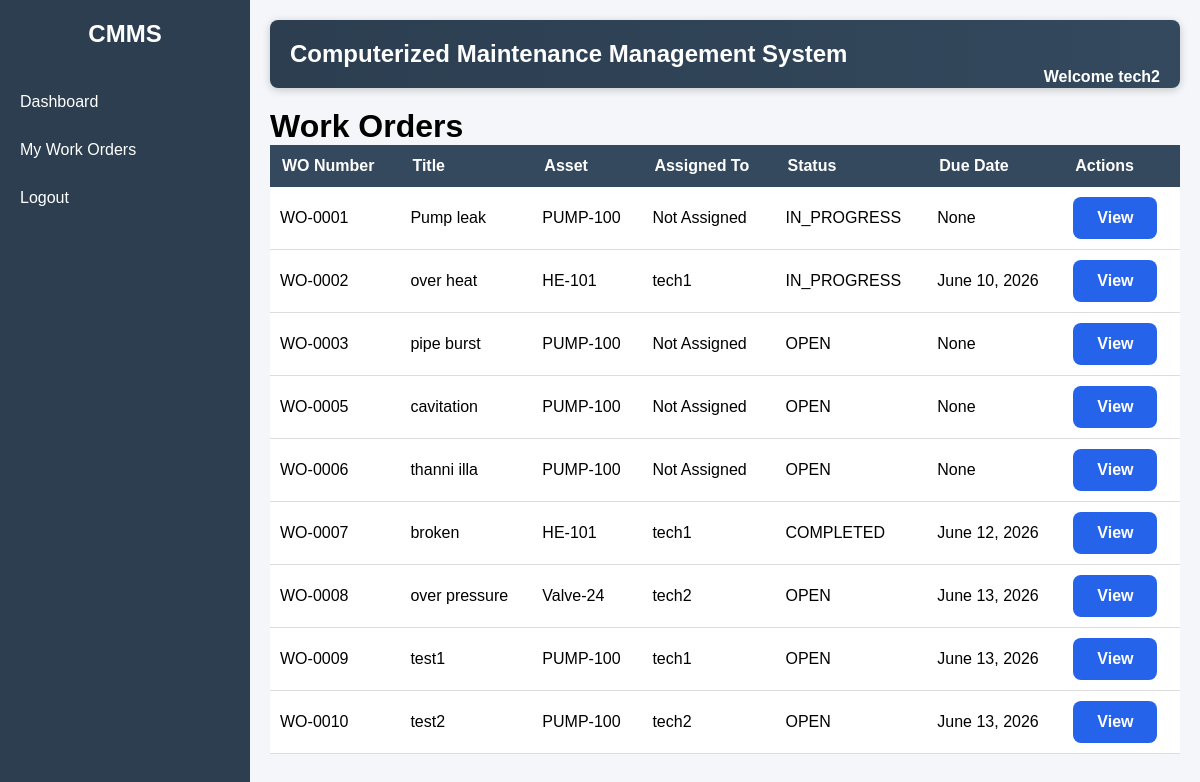
Screenshot of /workorders/ (signed in) with the database file from the repository.
### workorders/models.py (models this page shows, shortened)
class WorkOrder(models.Model):
    STATUS_CHOICES = [
        ('OPEN', 'Open'),
        ('IN_PROGRESS', 'In Progress'),
        ('COMPLETED', 'Completed'),
    ]
    work_order_number = models.CharField(
        max_length=20,
        unique=True,
        blank=True
    )
    title = models.CharField(
        max_length=200
    )
    description = models.TextField()
    asset = models.ForeignKey(
        Asset,
        on_delete=models.CASCADE
    )
    status = models.CharField(
        max_length=20,
        choices=STATUS_CHOICES,
        default='OPEN'
    )
    created_date = models.DateField(
        auto_now_add=True
    )
    updated_date = models.DateTimeField(
        auto_now=True
    )
    assigned_to = models.ForeignKey(
        User,
        on_delete=models.SET_NULL,
        null=True,
        blank=True,
        related_name='assigned_work_orders'
    )
    due_date = models.DateField(
        null=True,
        blank=True
    )

### assets/models.py (models this page shows, shortened)
class Asset(models.Model):
    STATUS_CHOICES = [
        ('ACTIVE', 'Active'),
        ('INACTIVE', 'Inactive'),
        ('UNDER_MAINTENANCE', 'Under Maintenance'),
    ]
    CRITICALITY_CHOICES = [
        ('LOW', 'Low'),
        ('MEDIUM', 'Medium'),
        ('HIGH', 'High'),
    ]
    asset_code = models.CharField(max_length=50, unique=True)
    name = models.CharField(max_length=200)
    installation_date = models.DateField()
    status = models.CharField(
        max_length=20,
        choices=STATUS_CHOICES,
        default='ACTIVE'
    )
    criticality = models.CharField(
        max_length=10,
        choices=CRITICALITY_CHOICES,
        default='MEDIUM'
    )
    created_at = models.DateTimeField(auto_now_add=True)
    updated_at = models.DateTimeField(auto_now=True)

### workorders/views.py (the view)
# urls.py: path('', work_order_list, name='work_order_list'),
@login_required
def work_order_list(request):
    work_orders = get_all_work_orders()
    return render(
        request,
        'workorders/work_order_list.html',
        {
            'work_orders': work_orders,
            'current_page': 'workorders',
        }
    )

### accounts/context_processors.py (called while the page is built)
def user_roles(request):
    if not request.user.is_authenticated:
        return {}
    return {
        'is_admin': is_admin(request.user),
        'is_manager': is_manager(request.user),
        'is_technician': is_technician(request.user),
        'is_admin_or_manager': is_admin_or_manager(request.user),
    }

### accounts/permissions.py (called while the page is built)
def is_admin(user):
    return user.groups.filter(name='Admin').exists()

def is_manager(user):
    return user.groups.filter(name='Manager').exists()

def is_technician(user):
    return user.groups.filter(name='Technician').exists()

def is_admin_or_manager(user):
    return (
        is_admin(user)
        or
        is_manager(user)
    )

### workorders/services.py (called while the page is built)
def get_all_work_orders():
    return WorkOrder.objects.all()

### templates/workorders/work_order_list.html (shortened to what this page needs)
{% extends 'base.html' %}
{% block content %}
<h1>Work Orders</h1>
<table>
    <tr>
        <th>WO Number</th>
        <th>Title</th>
        <th>Asset</th>
        <th>Assigned To</th>
        <th>Status</th>
        <th>Due Date</th>
        <th>Actions</th>
    </tr>
    {% for work_order in work_orders %}
    <tr>
        <td>
            {{ work_order.work_order_number }}
        </td>
        <td>
            {{ work_order.title }}
        </td>
        <td>
            {{ work_order.asset.asset_code }}
        </td>
        <td>
            {% if work_order.assigned_to %}
                {{ work_order.assigned_to.username }}
            {% else %}
                Not Assigned
            {% endif %}
        </td>
        <td>
            {{ work_order.status }}
        </td>
        <td>
            {{ work_order.due_date }}
        </td>
        <td>
            <a href="/workorders/{{ work_order.id }}/"
               class="action-btn">
                View
            </a>
        </td>
    </tr>
    {% empty %}
    <tr>
        <td colspan="7">
            No work orders found.
        </td>
    </tr>
    {% endfor %}
</table>
{% endblock %}

### templates/base.html (shortened to what this page needs)
{% load static %}
<!DOCTYPE html>
<html>
<head>
        <link rel="stylesheet"
          href="{% static 'css/style.css' %}">
</head>
<body>
<div class="layout">
    <div class="sidebar">
        <h2>CMMS</h2>
        <a href="{% url 'dashboard' %}"
        class="{% if current_page == 'dashboard' %}active-link{% endif %}">
            Dashboard
        </a>
        {% if is_technician %}
        <a href="{% url 'my_work_orders' %}"
        class="{% if current_page == 'myworkorders' %}active-link{% endif %}">
            My Work Orders
        </a>
        {% endif %}
        <a href="/logout/">
            Logout
        </a>
    </div>
    <div class="content">
        <div class="topbar">
            <h2>
                Computerized Maintenance Management System
            </h2>
            <span class="welcome">
                Welcome
                {{ request.user.username }}
            </span>
        </div>
        {% block content %}
        {% endblock %}
    </div>
</div>
</body>
</html>

### static/css/style.css (style rules this page uses)
* { margin: 0; padding: 0; box-sizing: border-box; }
body { font-family: Arial, sans-serif; background-color: #f4f6f9; }
.layout { display: flex; min-height: 100vh; }
.sidebar { width: 250px; background-color: #2c3e50; color: white; padding-top: 20px; }
.sidebar h2 { text-align: center; margin-bottom: 30px; }
.sidebar a { display: block; color: white; text-decoration: none; padding: 15px 20px; }
.content { flex: 1; padding: 20px; }
.topbar { background: linear-gradient( 90deg, #2c3e50, #34495e ); color: white; padding: 20px; margin-bottom: 20px; border-radius: 8px; box-shadow: 0 2px 8px rgba(0,0,0,0.2); }
.topbar h2 { margin: 0; }
.welcome { float: right; font-weight: bold; }
table { width: 100%; border-collapse: collapse; background-color: white; }
th { background-color: #34495e; color: white; padding: 12px; text-align: left; }
td { padding: 10px; border-bottom: 1px solid #ddd; }
.action-btn { display: inline-block; padding: 12px 24px; background: #2563eb; color: white; text-decoration: none; border-radius: 8px; font-weight: 600; transition: 0.2s; }

### rows the page displays
WorkOrder: work_order_number "WO-0001", title "Pump leak", asset.asset_code "PUMP-100", shows "Not Assigned", status "IN_PROGRESS", due_date "None"
WorkOrder: work_order_number "WO-0002", title "over heat", asset.asset_code "HE-101", assigned_to.username "tech1", status "IN_PROGRESS", due_date "June 10, 2026"
WorkOrder: work_order_number "WO-0003", title "pipe burst", asset.asset_code "PUMP-100", shows "Not Assigned", status "OPEN", due_date "None"
WorkOrder: work_order_number "WO-0005", title "cavitation", asset.asset_code "PUMP-100", shows "Not Assigned", status "OPEN", due_date "None"
WorkOrder: work_order_number "WO-0006", title "thanni illa", asset.asset_code "PUMP-100", shows "Not Assigned", status "OPEN", due_date "None"
WorkOrder: work_order_number "WO-0007", title "broken", asset.asset_code "HE-101", assigned_to.username "tech1", status "COMPLETED", due_date "June 12, 2026"
WorkOrder: work_order_number "WO-0008", title "over pressure", asset.asset_code "Valve-24", assigned_to.username "tech2", status "OPEN", due_date "June 13, 2026"
WorkOrder: work_order_number "WO-0009", title "test1", asset.asset_code "PUMP-100", assigned_to.username "tech1", status "OPEN", due_date "June 13, 2026"
WorkOrder: work_order_number "WO-0010", title "test2", asset.asset_code "PUMP-100", assigned_to.username "tech2", status "OPEN", due_date "June 13, 2026"

### other values shown
{{ request.user.username }} "tech2"
